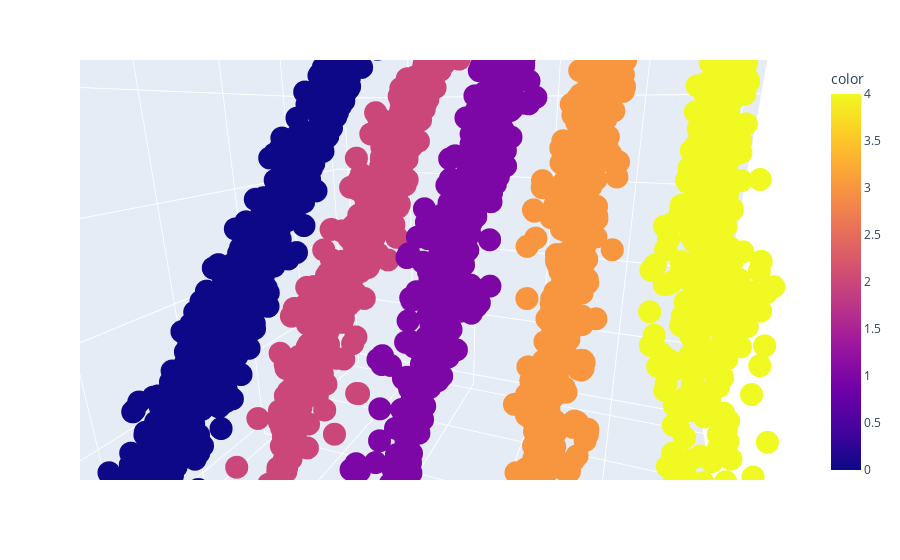

This figure's notebook cell:
### Code cell
# Represento el conjunto de datos en un grafico de dispersion 3D
fig = px.scatter_3d(dataset_norm, dataset_norm[:, 0], dataset_norm[:, 1], dataset_norm[:, 1], color = dataset['color'])
fig.show()

### Figure 1 — Plotly figure (JSON) as saved in the notebook; plotly's stock layout.template omitted (floating-point values rounded to 4 significant figures; data arrays with more than 128 entries replaced by an {"elided": "..."} marker saying what was removed)
{"data": [{"hovertemplate": "x=%{x}<br>y=%{y}<br>z=%{z}<br>color=%{marker.color}<extra></extra>", "legendgroup": "", "marker": {"color": {"elided": "3192 int values"}, "coloraxis": "coloraxis", "symbol": "circle"}, "mode": "markers", "name": "", "scene": "scene", "showlegend": false, "type": "scatter3d", "x": {"elided": "3192 float values"}, "y": {"elided": "3192 float values"}, "z": {"elided": "3192 float values"}}], "layout": {"autosize": true, "coloraxis": {"colorbar": {"title": {"text": "color"}}, "colorscale": [[0, "#0d0887"], [0.1111, "#46039f"], [0.2222, "#7201a8"], [0.3333, "#9c179e"], [0.4444, "#bd3786"], [0.5556, "#d8576b"], [0.6667, "#ed7953"], [0.7778, "#fb9f3a"], [0.8889, "#fdca26"], [1, "#f0f921"]]}, "legend": {"tracegroupgap": 0}, "margin": {"t": 60}, "scene": {"aspectmode": "auto", "aspectratio": {"x": 1, "y": 1, "z": 1}, "camera": {"center": {"x": 0, "y": 0, "z": 0}, "eye": {"x": 0.2804, "y": -0.7438, "z": 0.2494}, "projection": {"type": "perspective"}, "up": {"x": 0, "y": 0, "z": 1}}, "domain": {"x": [0, 1], "y": [0, 1]}, "xaxis": {"title": {"text": "x"}, "type": "linear"}, "yaxis": {"title": {"text": "y"}, "type": "linear"}, "zaxis": {"title": {"text": "z"}, "type": "linear"}}}}
